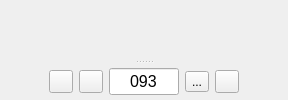
      <widget class="QFrame" name="view_frame">
       <property name="sizePolicy">
        <sizepolicy hsizetype="Preferred" vsizetype="Preferred">
         <horstretch>2</horstretch>
         <verstretch>0</verstretch>
        </sizepolicy>
       </property>
       <property name="frameShape">
        <enum>QFrame::NoFrame</enum>
       </property>
       <property name="frameShadow">
        <enum>QFrame::Raised</enum>
       </property>
       <layout class="QVBoxLayout" name="verticalLayout_2">
        <property name="margin">
         <number>0</number>
        </property>
        <item>
         <widget class="QSplitter" name="splitter_2">
          <property name="orientation">
           <enum>Qt::Vertical</enum>
          </property>
          <widget class="QFrame" name="vtk_frame">
           <property name="sizePolicy">
            <sizepolicy hsizetype="Ignored" vsizetype="Ignored">
             <horstretch>0</horstretch>
             <verstretch>100</verstretch>
            </sizepolicy>
           </property>
           <property name="minimumSize">
            <size>
             <width>200</width>
             <height>0</height>
            </size>
           </property>
           <property name="frameShape">
            <enum>QFrame::NoFrame</enum>
           </property>
           <property name="frameShadow">
            <enum>QFrame::Raised</enum>
           </property>
          </widget>
          <widget class="QFrame" name="frame_3">
           <property name="sizePolicy">
            <sizepolicy hsizetype="Preferred" vsizetype="Fixed">
             <horstretch>0</horstretch>
             <verstretch>0</verstretch>
            </sizepolicy>
           </property>
           <property name="minimumSize">
            <size>
             <width>0</width>
             <height>36</height>
            </size>
           </property>
           <property name="maximumSize">
            <size>
             <width>16777215</width>
             <height>36</height>
            </size>
           </property>
           <property name="baseSize">
            <size>
             <width>0</width>
             <height>36</height>
            </size>
           </property>
           <property name="frameShape">
            <enum>QFrame::NoFrame</enum>
           </property>
           <property name="frameShadow">
            <enum>QFrame::Raised</enum>
           </property>
           <layout class="QHBoxLayout" name="horizontalLayout_2">
            <property name="topMargin">
             <number>0</number>
            </property>
            <property name="bottomMargin">
             <number>0</number>
            </property>
            <item>
             <spacer name="horizontalSpacer">
              <property name="orientation">
               <enum>Qt::Horizontal</enum>
              </property>
              <property name="sizeHint" stdset="0">
               <size>
                <width>40</width>
                <height>20</height>
               </size>
              </property>
             </spacer>
            </item>
            <item>
             <widget class="QToolButton" name="reload_last_subject">
              <property name="text">
               <string/>
              </property>
              <property name="icon">
               <iconset resource="resources.qrc">
                <normaloff>:/icons/reload.png</normaloff>:/icons/reload.png</iconset>
              </property>
             </widget>
            </item>
            <item>
             <widget class="QToolButton" name="previus_subject">
              <property name="toolTip">
               <string>Move to previus subject (left arrow)</string>
              </property>
              <property name="text">
               <string/>
              </property>
              <property name="icon">
               <iconset resource="resources.qrc">
                <normaloff>:/icons/previous.png</normaloff>:/icons/previous.png</iconset>
              </property>
             </widget>
            </item>
            <item>
             <widget class="QLineEdit" name="subject_id">
              <property name="sizePolicy">
               <sizepolicy hsizetype="Preferred" vsizetype="Fixed">
                <horstretch>0</horstretch>
                <verstretch>0</verstretch>
               </sizepolicy>
              </property>
              <property name="maximumSize">
               <size>
                <width>70</width>
                <height>16777215</height>
               </size>
              </property>
              <property name="baseSize">
               <size>
                <width>40</width>
                <height>0</height>
               </size>
              </property>
              <property name="font">
               <font>
                <pointsize>12</pointsize>
               </font>
              </property>
              <property name="text">
               <string>093</string>
              </property>
              <property name="maxLength">
               <number>5</number>
              </property>
              <property name="alignment">
               <set>Qt::AlignCenter</set>
              </property>
             </widget>
            </item>
            <item>
             <widget class="QToolButton" name="next_subject">
              <property name="toolTip">
               <string>Move to next subject (right arrow)</string>
              </property>
              <property name="text">
               <string>...</string>
              </property>
              <property name="icon">
               <iconset resource="resources.qrc">
                <normaloff>:/icons/next.png</normaloff>:/icons/next.png</iconset>
              </property>
             </widget>
            </item>
            <item>
             <widget class="QToolButton" name="freeze_subject">
              <property name="toolTip">
               <string>freeze current subject</string>
              </property>
              <property name="text">
               <string/>
              </property>
              <property name="icon">
               <iconset resource="resources.qrc">
                <normaloff>:/icons/thg-password.svg</normaloff>:/icons/thg-password.svg</iconset>
              </property>
              <property name="checkable">
               <bool>true</bool>
              </property>
             </widget>
            </item>
            <item>
             <spacer name="horizontalSpacer_2">
              <property name="orientation">
               <enum>Qt::Horizontal</enum>
              </property>
              <property name="sizeHint" stdset="0">
               <size>
                <width>40</width>
                <height>20</height>
               </size>
              </property>
             </spacer>
            </item>
           </layout>
          </widget>
         </widget>
        </item>
       </layout>
      </widget>
